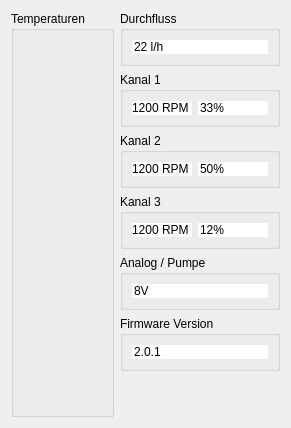
      <widget class="QWidget" name="tabInfo">
       <attribute name="title">
        <string>Info</string>
       </attribute>
       <layout class="QGridLayout" name="gridLayout_2">
        <item row="1" column="1">
         <widget class="QGroupBox" name="infoKanal1Box">
          <property name="maximumSize">
           <size>
            <width>160</width>
            <height>55</height>
           </size>
          </property>
          <property name="title">
           <string>Kanal 1</string>
          </property>
          <layout class="QGridLayout" name="gridLayout_9">
           <item row="0" column="0">
            <widget class="QLineEdit" name="infoKanal1RPM">
             <property name="minimumSize">
              <size>
               <width>60</width>
               <height>0</height>
              </size>
             </property>
             <property name="maximumSize">
              <size>
               <width>60</width>
               <height>16777215</height>
              </size>
             </property>
             <property name="text">
              <string>1200 RPM</string>
             </property>
             <property name="frame">
              <bool>false</bool>
             </property>
            </widget>
           </item>
           <item row="0" column="1">
            <widget class="QLineEdit" name="infoKanal1Prozent">
             <property name="text">
              <string>33%</string>
             </property>
             <property name="frame">
              <bool>false</bool>
             </property>
            </widget>
           </item>
          </layout>
         </widget>
        </item>
        <item row="0" column="1">
         <widget class="QGroupBox" name="infoDurchflussBox">
          <property name="maximumSize">
           <size>
            <width>160</width>
            <height>55</height>
           </size>
          </property>
          <property name="title">
           <string>Durchfluss</string>
          </property>
          <layout class="QGridLayout" name="gridLayout_5">
           <item row="0" column="0">
            <widget class="QLineEdit" name="infoDurchfluss">
             <property name="text">
              <string>22 l/h</string>
             </property>
             <property name="frame">
              <bool>false</bool>
             </property>
            </widget>
           </item>
          </layout>
         </widget>
        </item>
        <item row="3" column="1">
         <widget class="QGroupBox" name="infoKanal3Box">
          <property name="maximumSize">
           <size>
            <width>160</width>
            <height>55</height>
           </size>
          </property>
          <property name="title">
           <string>Kanal 3</string>
          </property>
          <layout class="QGridLayout" name="gridLayout_7">
           <item row="0" column="0">
            <widget class="QLineEdit" name="infoKanal3RPM">
             <property name="minimumSize">
              <size>
               <width>60</width>
               <height>0</height>
              </size>
             </property>
             <property name="maximumSize">
              <size>
               <width>60</width>
               <height>16777215</height>
              </size>
             </property>
             <property name="text">
              <string>1200 RPM</string>
             </property>
             <property name="frame">
              <bool>false</bool>
             </property>
            </widget>
           </item>
           <item row="0" column="1">
            <widget class="QLineEdit" name="infoKanal3Prozent">
             <property name="text">
              <string>12%</string>
             </property>
             <property name="frame">
              <bool>false</bool>
             </property>
            </widget>
           </item>
          </layout>
         </widget>
        </item>
        <item row="4" column="1">
         <widget class="QGroupBox" name="infoAnalogBox">
          <property name="maximumSize">
           <size>
            <width>160</width>
            <height>55</height>
           </size>
          </property>
          <property name="title">
           <string>Analog / Pumpe</string>
          </property>
          <layout class="QGridLayout" name="gridLayout_6">
           <item row="0" column="0">
            <widget class="QLineEdit" name="infoAnalog">
             <property name="text">
              <string>8V</string>
             </property>
             <property name="frame">
              <bool>false</bool>
             </property>
            </widget>
           </item>
          </layout>
         </widget>
        </item>
        <item row="5" column="1">
         <widget class="QGroupBox" name="infoFirmwareBox">
          <property name="maximumSize">
           <size>
            <width>160</width>
            <height>55</height>
           </size>
          </property>
          <property name="title">
           <string>Firmware Version</string>
          </property>
          <layout class="QGridLayout" name="gridLayout_10">
           <item row="0" column="0">
            <widget class="QLineEdit" name="infoFirmware">
             <property name="text">
              <string>2.0.1</string>
             </property>
             <property name="frame">
              <bool>false</bool>
             </property>
            </widget>
           </item>
          </layout>
         </widget>
        </item>
        <item row="2" column="1">
         <widget class="QGroupBox" name="infoKanal2Box">
          <property name="maximumSize">
           <size>
            <width>160</width>
            <height>55</height>
           </size>
          </property>
          <property name="title">
           <string>Kanal 2</string>
          </property>
          <layout class="QGridLayout" name="gridLayout_8">
           <item row="0" column="0">
            <widget class="QLineEdit" name="infoKanal2RPM">
             <property name="minimumSize">
              <size>
               <width>60</width>
               <height>0</height>
              </size>
             </property>
             <property name="maximumSize">
              <size>
               <width>60</width>
               <height>16777215</height>
              </size>
             </property>
             <property name="text">
              <string>1200 RPM</string>
             </property>
             <property name="frame">
              <bool>false</bool>
             </property>
            </widget>
           </item>
           <item row="0" column="1">
            <widget class="QLineEdit" name="infoKanal2Prozent">
             <property name="text">
              <string>50%</string>
             </property>
             <property name="frame">
              <bool>false</bool>
             </property>
            </widget>
           </item>
          </layout>
         </widget>
        </item>
        <item row="6" column="1">
         <spacer name="verticalSpacer_2">
          <property name="orientation">
           <enum>Qt::Vertical</enum>
          </property>
          <property name="sizeHint" stdset="0">
           <size>
            <width>20</width>
            <height>40</height>
           </size>
          </property>
         </spacer>
        </item>
        <item row="0" column="0" rowspan="8">
         <widget class="QGroupBox" name="infoTemperaturenBox">
          <property name="title">
           <string>Temperaturen</string>
          </property>
          <property name="alignment">
           <set>Qt::AlignLeading|Qt::AlignLeft|Qt::AlignTop</set>
          </property>
          <layout class="QGridLayout" name="infoTemperaturenBoxLayout"/>
         </widget>
        </item>
       </layout>
      </widget>
